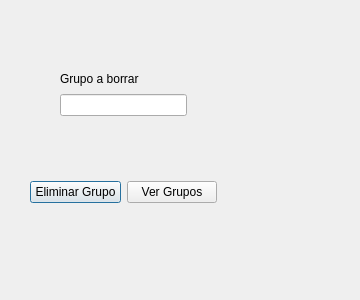
<?xml version="1.0" encoding="UTF-8"?>
<ui version="4.0">
 <class>Dialog</class>
 <widget class="QDialog" name="Dialog">
  <property name="geometry">
   <rect>
    <x>0</x>
    <y>0</y>
    <width>360</width>
    <height>300</height>
   </rect>
  </property>
  <property name="maximumSize">
   <size>
    <width>360</width>
    <height>300</height>
   </size>
  </property>
  <property name="windowTitle">
   <string>Borrar Grupos</string>
  </property>
  <widget class="QWidget" name="layoutWidget">
   <property name="geometry">
    <rect>
     <x>60</x>
     <y>70</y>
     <width>127</width>
     <height>46</height>
    </rect>
   </property>
   <layout class="QVBoxLayout" name="verticalLayout">
    <item>
     <widget class="QLabel" name="label">
      <property name="text">
       <string>Grupo a borrar</string>
      </property>
     </widget>
    </item>
    <item>
     <widget class="QLineEdit" name="Grupo"/>
    </item>
   </layout>
  </widget>
  <widget class="QWidget" name="layoutWidget">
   <property name="geometry">
    <rect>
     <x>30</x>
     <y>180</y>
     <width>187</width>
     <height>25</height>
    </rect>
   </property>
   <layout class="QHBoxLayout" name="horizontalLayout">
    <item>
     <widget class="QPushButton" name="Borrar">
      <property name="text">
       <string>Eliminar Grupo</string>
      </property>
     </widget>
    </item>
    <item>
     <widget class="QPushButton" name="Ver">
      <property name="text">
       <string>Ver Grupos</string>
      </property>
     </widget>
    </item>
   </layout>
  </widget>
 </widget>
 <resources/>
 <connections/>
</ui>
